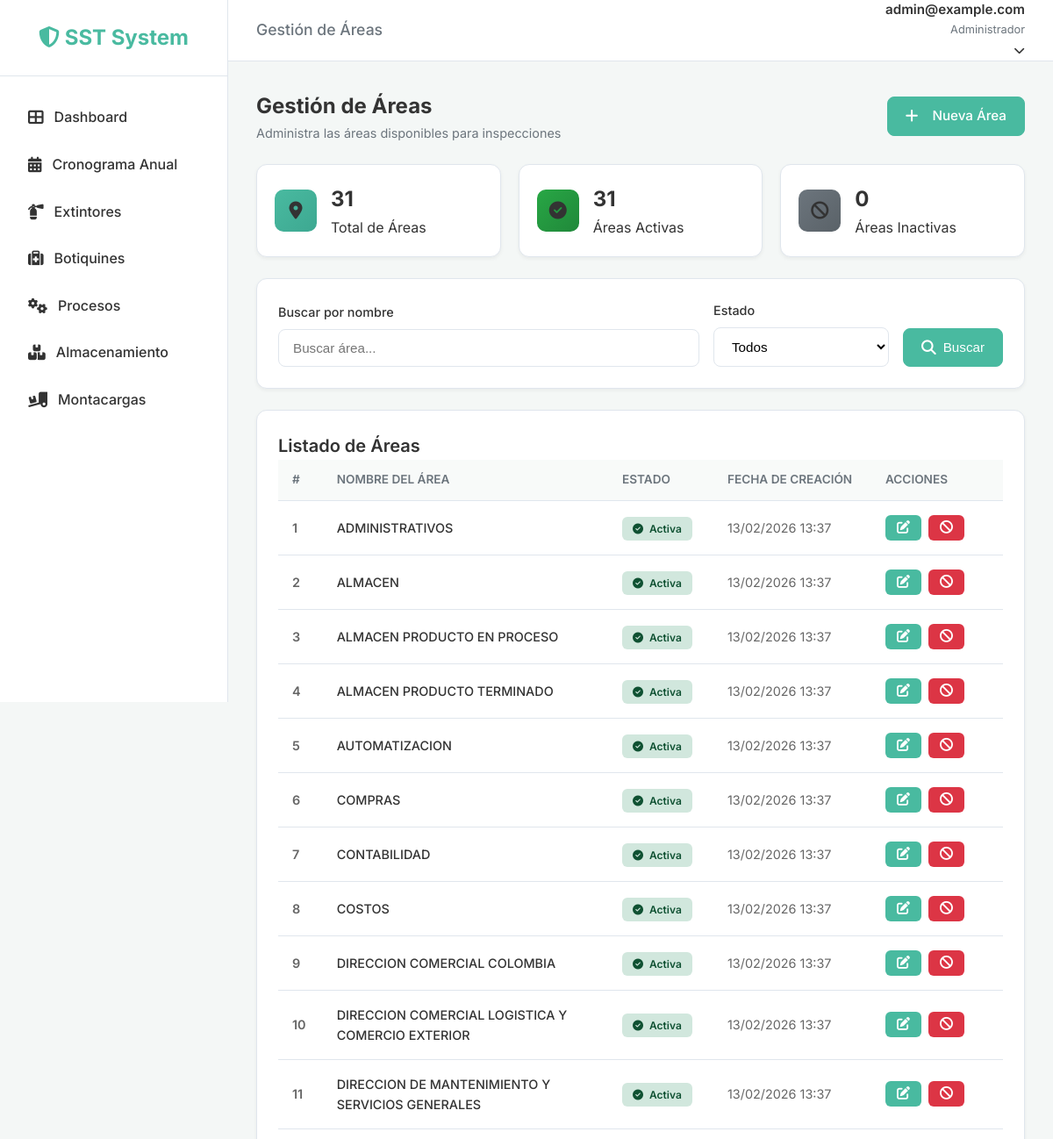
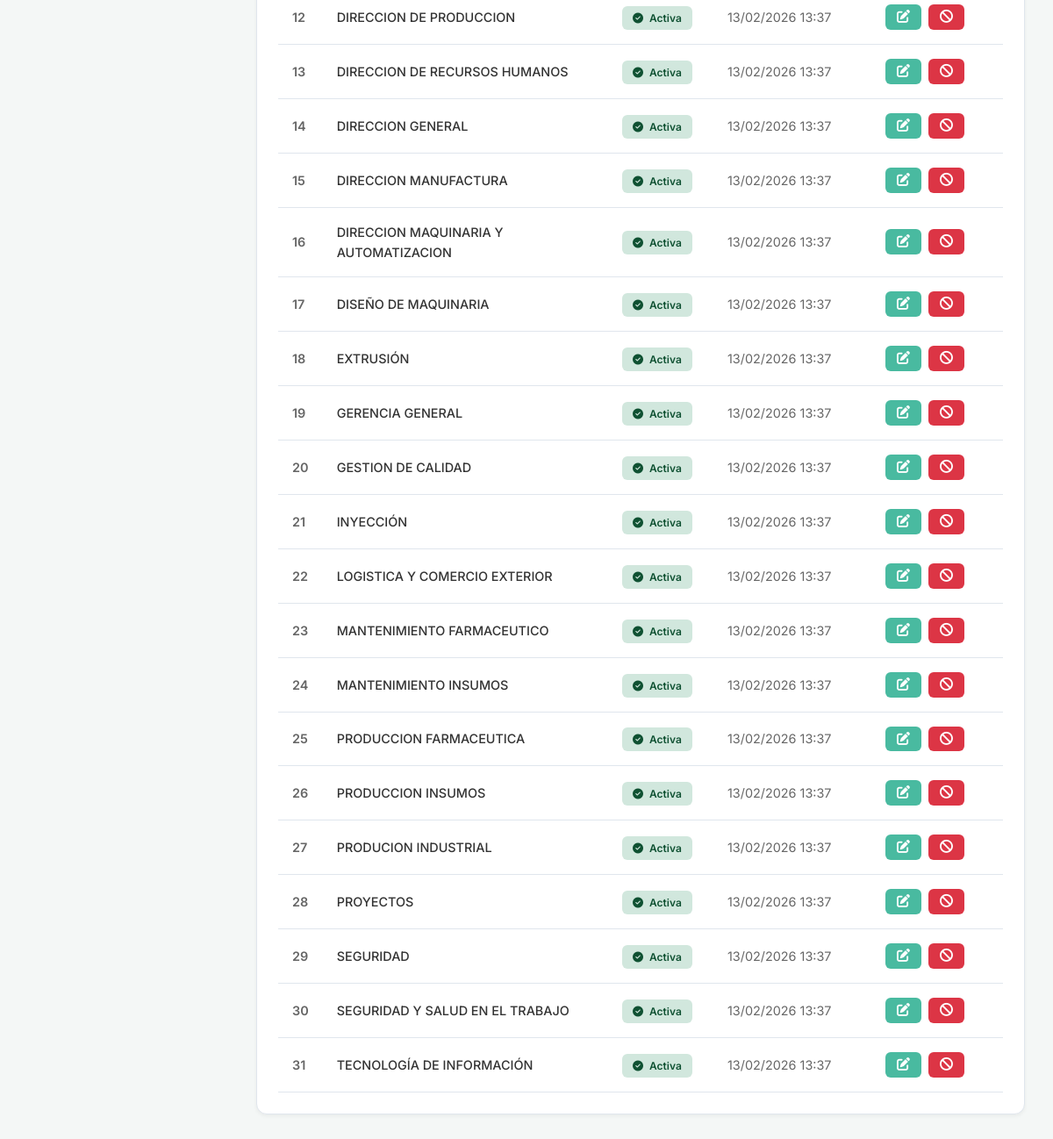
/inspections/areas/ (signed in), run on the app's committed database (2 pictures, top to bottom).
### users/models.py (models this page shows, shortened)
class CustomUser(AbstractUser):
    email = models.EmailField(unique=True)
    document_number = models.CharField(max_length=20, blank=True, null=True)
    role = models.ForeignKey('roles.Role', on_delete=models.SET_NULL, null=True, blank=True,
                             related_name='users', verbose_name='Rol')
    updated_at = models.DateTimeField(auto_now=True)
    USERNAME_FIELD = 'email'
    REQUIRED_FIELDS = ['username', 'first_name', 'last_name']

### inspections/models.py (models this page shows, shortened)
class Area(models.Model):
    class Meta:
        verbose_name = "Cronograma de Inspección"
        verbose_name_plural = "Cronogramas de Inspección"
        ordering = ['scheduled_date']
    """
    Standardized areas for the organization.
    Used across all inspection modules to ensure consistency.
    """
    name = models.CharField(max_length=200, unique=True, verbose_name="Nombre del Área")
    is_active = models.BooleanField(default=True, verbose_name="Activa")
    created_at = models.DateTimeField(auto_now_add=True)
    updated_at = models.DateTimeField(auto_now=True)
    class Meta:
        verbose_name = "Área"
        verbose_name_plural = "Áreas"
        ordering = ['name']

### inspections/area_views.py (the view)
# urls.py: path('areas/', AreaListView.as_view(), name='area_list'),
class AreaListView(LoginRequiredMixin, ListView):
    model = Area
    template_name = 'inspections/area_list.html'
    context_object_name = 'areas'
    ordering = ['name']
    def get_queryset(self):
        queryset = super().get_queryset()
        search = self.request.GET.get('search', '')
        status = self.request.GET.get('status', '')
        if search:
            queryset = queryset.filter(name__icontains=search)
        if status == 'active':
            queryset = queryset.filter(is_active=True)
        elif status == 'inactive':
            queryset = queryset.filter(is_active=False)
        return queryset
    def get_context_data(self, **kwargs):
        context = super().get_context_data(**kwargs)
        context['total_areas'] = Area.objects.count()
        context['active_areas'] = Area.objects.filter(is_active=True).count()
        context['inactive_areas'] = Area.objects.filter(is_active=False).count()
        context['search'] = self.request.GET.get('search', '')
        context['status'] = self.request.GET.get('status', '')
        return context

### templates/inspections/area_list.html (shortened to what this page needs)
{% extends 'base.html' %}
{% block header_title %}Gestión de Áreas{% endblock %}
{% block content %}
<div class="dashboard-header">
    <div>
        <h1 style="font-size: 1.5rem; font-weight: 700;">Gestión de Áreas</h1>
        <p style="color: var(--text-light); font-size: 0.9rem;">Administra las áreas disponibles para inspecciones</p>
    </div>
    <a href="{% url 'area_create' %}" class="btn btn-primary">
        <i class="fas fa-plus" style="margin-right: 8px;"></i> Nueva Área
    </a>
</div>
<div class="stats-container" style="margin-bottom: 24px;">
    <div class="stat-card">
        <div class="stat-icon" style="background: linear-gradient(135deg, #49BAA0 0%, #3da891 100%);">
            <i class="fas fa-map-marker-alt"></i>
        </div>
        <div class="stat-info">
            <div class="stat-value">{{ total_areas }}</div>
            <div class="stat-label">Total de Áreas</div>
        </div>
    </div>
    <div class="stat-card">
        <div class="stat-icon" style="background: linear-gradient(135deg, #28a745 0%, #20883a 100%);">
            <i class="fas fa-check-circle"></i>
        </div>
        <div class="stat-info">
            <div class="stat-value">{{ active_areas }}</div>
            <div class="stat-label">Áreas Activas</div>
        </div>
    </div>
    <div class="stat-card">
        <div class="stat-icon" style="background: linear-gradient(135deg, #6c757d 0%, #5a6268 100%);">
            <i class="fas fa-ban"></i>
        </div>
        <div class="stat-info">
            <div class="stat-value">{{ inactive_areas }}</div>
            <div class="stat-label">Áreas Inactivas</div>
        </div>
    </div>
</div>
<div class="card" style="margin-bottom: 24px;">
    <form method="get" style="display: flex; gap: 16px; align-items: end;">
        <div class="form-group" style="flex: 1; margin-bottom: 0;">
            <label for="search">Buscar por nombre</label>
            <input type="text" id="search" name="search" value="{{ search }}" placeholder="Buscar área..."
                style="width: 100%;">
        </div>
        <div class="form-group" style="width: 200px; margin-bottom: 0;">
            <label for="status">Estado</label>
            <select id="status" name="status" style="width: 100%;">
                <option value="">Todos</option>
            </select>
        </div>
        <button type="submit" class="btn btn-primary" style="margin-bottom: 0;">
            <i class="fas fa-search"></i> Buscar
        </button>
    </form>
</div>
<div class="card">
    <h3 class="card-title">Listado de Áreas</h3>
    {% if areas %}
    <div class="table-wrapper">
        <table>
            <thead>
                <tr>
                    <th style="width: 50px;">#</th>
                    <th>Nombre del Área</th>
                    <th style="width: 120px;">Estado</th>
                    <th style="width: 180px;">Fecha de Creación</th>
                    <th style="width: 150px;">Acciones</th>
                </tr>
            </thead>
            <tbody>
                {% for area in areas %}
                <tr>
                    <td style="font-weight: 600; color: #666;">{{ forloop.counter }}</td>
                    <td style="font-weight: 500;">{{ area.name }}</td>
                    <td>
                        {% if area.is_active %}
                        <span class="badge"
                            style="background: #d1e7dd; color: #0f5132; padding: 6px 12px; border-radius: 6px; font-size: 0.75rem; font-weight: 600;">
                            <i class="fas fa-check-circle" style="margin-right: 4px;"></i> Activa
                        </span>
                        {% else %}
                        <span class="badge"
                            style="background: #f8d7da; color: #842029; padding: 6px 12px; border-radius: 6px; font-size: 0.75rem; font-weight: 600;">
                            <i class="fas fa-ban" style="margin-right: 4px;"></i> Inactiva
                        </span>
                        {% endif %}
                    </td>
                    <td style="color: #666; font-size: 0.9rem;">{{ area.created_at|date:"d/m/Y H:i" }}</td>
                    <td>
                        <div style="display: flex; gap: 8px;">
                            <a href="{% url 'area_update' area.pk %}" class="btn btn-sm"
                                style="background: #49BAA0; color: white; padding: 6px 12px;" title="Editar área">
                                <i class="fas fa-edit"></i>
                            </a>
                            {% if area.is_active %}
                            <form method="post" action="{% url 'area_update' area.pk %}" style="display: inline;">
                                <button type="submit" class="btn btn-sm"
                                    style="background: #dc3545; color: white; padding: 6px 12px;"
                                    title="Desactivar área"
                                    onclick="return confirm('¿Desactivar el área {{ area.name }}?');">
                                    <i class="fas fa-ban"></i>
                                </button>
                            </form>
                            {% endif %}
                        </div>
                    </td>
                </tr>
                {% endfor %}
            </tbody>
        </table>
    </div>
    {% endif %}
</div>
{% endblock %}

### templates/base.html (shortened to what this page needs)
{% load static %}
<!DOCTYPE html>
<html lang="es">
<head>
    <link rel="stylesheet" href="https://cdnjs.cloudflare.com/ajax/libs/font-awesome/6.4.0/css/all.min.css">
    <link rel="stylesheet" href="https://cdnjs.cloudflare.com/ajax/libs/toastr.js/latest/toastr.min.css">
    <link rel="stylesheet" href="{% static 'css/style.css' %}">
</head>
<body>
    {% if user.is_authenticated %}
    <div class="app-wrapper">
        <aside class="sidebar">
            <div class="sidebar-header">
                <a href="{% url 'dashboard' %}" class="logo">
                    <i class="fas fa-shield-alt"></i> <span class="logo-text">SST System</span>
                </a>
            </div>
            <ul class="sidebar-menu">
                <li>
                    <a href="{% url 'dashboard' %}"
                        class="{% if request.resolver_match.url_name == 'dashboard' %}active{% endif %}">
                        <i class="fas fa-th-large"></i> <span>Dashboard</span>
                    </a>
                </li>
                <li>
                    <a href="{% url 'inspection_list' %}"
                        class="{% if request.resolver_match.url_name == 'inspection_list' %}active{% endif %}">
                        <i class="fas fa-calendar-alt"></i> <span>Cronograma Anual</span>
                    </a>
                </li>
                <li>
                    <a href="{% url 'extinguisher_list' %}"
                        class="{% if 'extinguisher' in request.path %}active{% endif %}">
                        <i class="fas fa-fire-extinguisher"></i> <span>Extintores</span>
                    </a>
                </li>
                <li>
                    <a href="{% url 'first_aid_list' %}" class="{% if 'first-aid' in request.path %}active{% endif %}">
                        <i class="fas fa-medkit"></i> <span>Botiquines</span>
                    </a>
                </li>
                <li>
                    <a href="{% url 'process_list' %}" class="{% if 'process' in request.path %}active{% endif %}">
                        <i class="fas fa-cogs"></i> <span>Procesos</span>
                    </a>
                </li>
                <li>
                    <a href="{% url 'storage_list' %}" class="{% if 'storage' in request.path %}active{% endif %}">
                        <i class="fas fa-boxes"></i> <span>Almacenamiento</span>
                    </a>
                </li>
                <li>
                    <a href="{% url 'forklift_list' %}" class="{% if 'forklift' in request.path %}active{% endif %}">
                        <i class="fas fa-truck-loading"></i> <span>Montacargas</span>
                    </a>
                </li>
            </ul>
        </aside>
        <div style="flex: 1; display: flex; flex-direction: column;">
            <header class="topbar">
                <div class="page-title">
                    <h2 style="font-size: 1.1rem; color: var(--text-light); font-weight: 500;">
                        {% block header_title %}Panel de Control{% endblock %}
                    </h2>
                </div>
                <div class="user-profile" style="position: relative;">
                    <div class="user-info" style="cursor: pointer;" onclick="toggleUserDropdown()">
                        <span class="user-name">{{ user.get_full_name|default:user.email }}</span>
                        <span class="user-role">{% if user.is_staff %}Administrador{% else %}Inspector{% endif %}</span>
                        <i class="fas fa-chevron-down"
                            style="margin-left: 8px; font-size: 0.8rem; transition: transform 0.3s;"></i>
                    </div>
                </div>
            </header>
            <main class="main-content">
                <div class="content-container">
                    {% block content %}{% endblock %}
                </div>
            </main>
        </div>
    </div>
    {% endif %}
</body>
</html>

### static/css/style.css (style rules this page uses)
:root { --primary-color: #49BAA0; --primary-hover: #3a9480; --bg-color: #f4f7f6; --sidebar-bg: #ffffff; --navbar-bg: #ffffff; --text-color: #333333; --text-light: #6c757d; --border-color: #e0e6ed; --white: #ffffff; --shadow-sm: 0 2px 4px rgba(0, 0, 0, 0.05); --shadow-md: 0 4px 6px rgba(0, 0, 0, 0.07); --sidebar-width: 260px; --transition: all 0.3s ease; }
* { margin: 0; padding: 0; box-sizing: border-box; }
body { font-family: 'Inter', -apple-system, BlinkMacSystemFont, "Segoe UI", Roboto, sans-serif; background-color: var(--bg-color); color: var(--text-color); line-height: 1.6; }
.app-wrapper { display: flex; min-height: 100vh; }
.sidebar { width: var(--sidebar-width); background-color: var(--sidebar-bg); border-right: 1px solid var(--border-color); position: fixed; height: 100vh; z-index: 1000; display: flex; flex-direction: column; }
.sidebar-header { padding: 24px; text-align: center; border-bottom: 1px solid var(--border-color); }
.sidebar-header .logo { font-size: 1.5rem; font-weight: 700; color: var(--primary-color); text-decoration: none; }
.sidebar-menu { flex: 1; padding: 20px 0; list-style: none; }
.sidebar-menu li { padding: 2px 16px; }
.sidebar-menu a { display: flex; align-items: center; padding: 12px 16px; text-decoration: none; color: var(--text-color); border-radius: 8px; transition: var(--transition); font-weight: 500; }
.sidebar-menu a i { margin-right: 12px; font-size: 1.1rem; }
.topbar { position: fixed; top: 0; right: 0; left: var(--sidebar-width); height: 70px; background-color: var(--navbar-bg); border-bottom: 1px solid var(--border-color); display: flex; align-items: center; justify-content: space-between; padding: 0 32px; z-index: 999; }
.user-profile { display: flex; align-items: center; gap: 16px; }
.user-info { text-align: right; }
.user-name { display: block; font-weight: 600; font-size: 0.95rem; }
.user-role { display: block; font-size: 0.8rem; color: var(--text-light); }
.main-content { margin-left: var(--sidebar-width); margin-top: 70px; padding: 32px; width: calc(100% - var(--sidebar-width)); }
.content-container { max-width: 1200px; margin: 0 auto; }
.card { background: var(--white); border-radius: 12px; box-shadow: var(--shadow-sm); padding: 24px; margin-bottom: 24px; border: 1px solid var(--border-color); }
.card-title { font-size: 1.25rem; font-weight: 600; }
.btn { display: inline-flex; align-items: center; justify-content: center; padding: 10px 20px; border-radius: 8px; font-weight: 500; text-decoration: none !important; cursor: pointer; border: 1px solid transparent; transition: all 0.2s ease; gap: 8px; font-size: 0.95rem; line-height: 1.5; white-space: nowrap; }
.btn-primary { background-color: var(--primary-color); border-color: var(--primary-color); color: white; }
.btn-sm { padding: 6px 12px; font-size: 0.85rem; border-radius: 6px; }
.btn i { font-size: 1.1em; }
.table-wrapper { overflow-x: auto; }
.dashboard-header { display: flex; justify-content: space-between; align-items: center; margin-bottom: 24px; flex-wrap: wrap; gap: 16px; }
table { width: 100%; border-collapse: collapse; }
th { background-color: #f8faf9; padding: 12px 16px; text-align: left; font-weight: 600; font-size: 0.85rem; color: var(--text-light); border-bottom: 1px solid var(--border-color); text-transform: uppercase; }
td { padding: 16px; border-bottom: 1px solid var(--border-color); font-size: 0.9rem; }
.form-group { margin-bottom: 20px; }
label { display: block; margin-bottom: 8px; font-weight: 500; font-size: 0.9rem; }
input, select, textarea { width: 100%; padding: 12px 16px; border: 1px solid var(--border-color); border-radius: 8px; background-color: #ffffff; transition: var(--transition); font-size: 0.95rem; }
.stats-container { display: flex; gap: 20px; margin-bottom: 24px; flex-wrap: wrap; }
.stat-card { background: var(--white); padding: 20px; border-radius: 12px; box-shadow: var(--shadow-sm); display: flex; align-items: center; gap: 16px; border: 1px solid var(--border-color); flex: 1; min-width: 200px; }
.stat-icon { width: 48px; height: 48px; border-radius: 10px; display: flex; align-items: center; justify-content: center; font-size: 1.25rem; }
.stat-info .stat-value { font-size: 1.5rem; font-weight: 700; }

### data on the page
CustomUser: get_full_name "admin@example.com"
Area: name "ADMINISTRATIVOS", is_active True (drawn), created_at "13/02/2026 13:37"
Area: name "ALMACEN", is_active True (drawn), created_at "13/02/2026 13:37"
Area: name "ALMACEN PRODUCTO EN PROCESO", is_active True (drawn), created_at "13/02/2026 13:37"
Area: name "ALMACEN PRODUCTO TERMINADO", is_active True (drawn), created_at "13/02/2026 13:37"
Area: name "AUTOMATIZACION", is_active True (drawn), created_at "13/02/2026 13:37"
Area: name "COMPRAS", is_active True (drawn), created_at "13/02/2026 13:37"
Area: name "CONTABILIDAD", is_active True (drawn), created_at "13/02/2026 13:37"
Area: name "COSTOS", is_active True (drawn), created_at "13/02/2026 13:37"
Area: name "DIRECCION COMERCIAL COLOMBIA", is_active True (drawn), created_at "13/02/2026 13:37"
Area: name "DIRECCION COMERCIAL LOGISTICA Y COMERCIO EXTERIOR", is_active True (drawn), created_at "13/02/2026 13:37"
Area: name "DIRECCION DE MANTENIMIENTO Y SERVICIOS GENERALES", is_active True (drawn), created_at "13/02/2026 13:37"
Area: name "DIRECCION DE PRODUCCION", is_active True (drawn), created_at "13/02/2026 13:37"
Area: name "DIRECCION DE RECURSOS HUMANOS", is_active True (drawn), created_at "13/02/2026 13:37"
Area: name "DIRECCION GENERAL", is_active True (drawn), created_at "13/02/2026 13:37"
Area: name "DIRECCION MANUFACTURA", is_active True (drawn), created_at "13/02/2026 13:37"
Area: name "DIRECCION MAQUINARIA Y AUTOMATIZACION", is_active True (drawn), created_at "13/02/2026 13:37"
Area: name "DISEÑO DE MAQUINARIA", is_active True (drawn), created_at "13/02/2026 13:37"
Area: name "EXTRUSIÓN", is_active True (drawn), created_at "13/02/2026 13:37"
Area: name "GERENCIA GENERAL", is_active True (drawn), created_at "13/02/2026 13:37"
Area: name "GESTION DE CALIDAD", is_active True (drawn), created_at "13/02/2026 13:37"
Area: name "INYECCIÓN", is_active True (drawn), created_at "13/02/2026 13:37"
Area: name "LOGISTICA Y COMERCIO EXTERIOR", is_active True (drawn), created_at "13/02/2026 13:37"
Area: name "MANTENIMIENTO FARMACEUTICO", is_active True (drawn), created_at "13/02/2026 13:37"
Area: name "MANTENIMIENTO INSUMOS", is_active True (drawn), created_at "13/02/2026 13:37"
Area: name "PRODUCCION FARMACEUTICA", is_active True (drawn), created_at "13/02/2026 13:37"
Area: name "PRODUCCION INSUMOS", is_active True (drawn), created_at "13/02/2026 13:37"
Area: name "PRODUCION INDUSTRIAL", is_active True (drawn), created_at "13/02/2026 13:37"
Area: name "PROYECTOS", is_active True (drawn), created_at "13/02/2026 13:37"
Area: name "SEGURIDAD", is_active True (drawn), created_at "13/02/2026 13:37"
Area: name "SEGURIDAD Y SALUD EN EL TRABAJO", is_active True (drawn), created_at "13/02/2026 13:37"
Area: name "TECNOLOGÍA DE INFORMACIÓN", is_active True (drawn), created_at "13/02/2026 13:37"

### other printed values
{{ total_areas }} "31"
{{ active_areas }} "31"
{{ inactive_areas }} "0"
